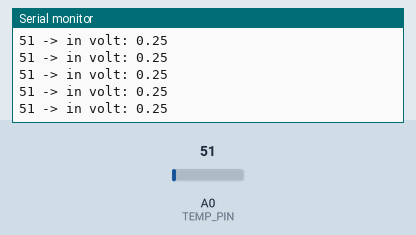
The sketch below on a simulated Arduino Uno, built with avr-gcc and run on an emulated ATmega328P. On the bench: the last lines printed to the serial monitor. The inputs (shaded band) are chosen by the test bench; at power-on: A0 (TEMP_PIN) = 51.

Above: at 1.2 s.
1.3 s: A0 (TEMP_PIN) set to 61
At 1.56 s:
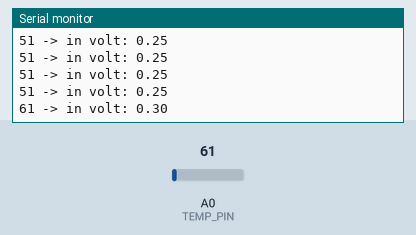
2.8 s: A0 (TEMP_PIN) set to 71
At 2.96 s:
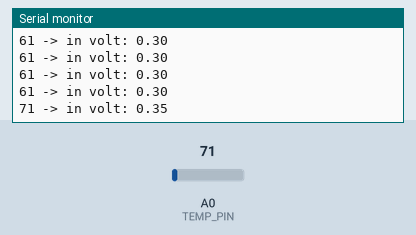
Timing chart, 0 to 5.8 s (numbered marks = the images above; inputs shaded):
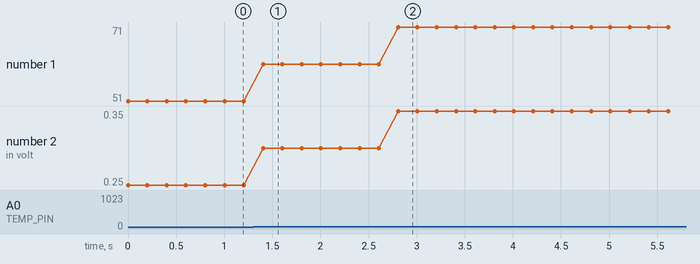

Measured:
- after the input at 1.3 s, the serial monitor: prints a new line after 0.10 s (image 1)
- after the input at 2.8 s, the serial monitor: prints a new line at once (image 2)
- plotted number 1: 51 → 61 after the input at 1.3 s, 61 → 71 after the input at 2.8 s
- plotted number 2: 0.25 → 0.3 after the input at 1.3 s, 0.3 → 0.35 after the input at 2.8 s

The sketch:

test_temp.ino
```cpp
#define TEMP_PIN A0
#define FREQ 5
#define PERIOD 1000/FREQ

void setup(){
  pinMode(TEMP_PIN, INPUT);
  Serial.begin(9600);
}

void loop(){
  int value = analogRead(TEMP_PIN);
  double valueInVolt = ((double) value) * 5/1024;
  Serial.println(String(value) + " -> in volt: " + valueInVolt );
  delay(PERIOD);
};
```
